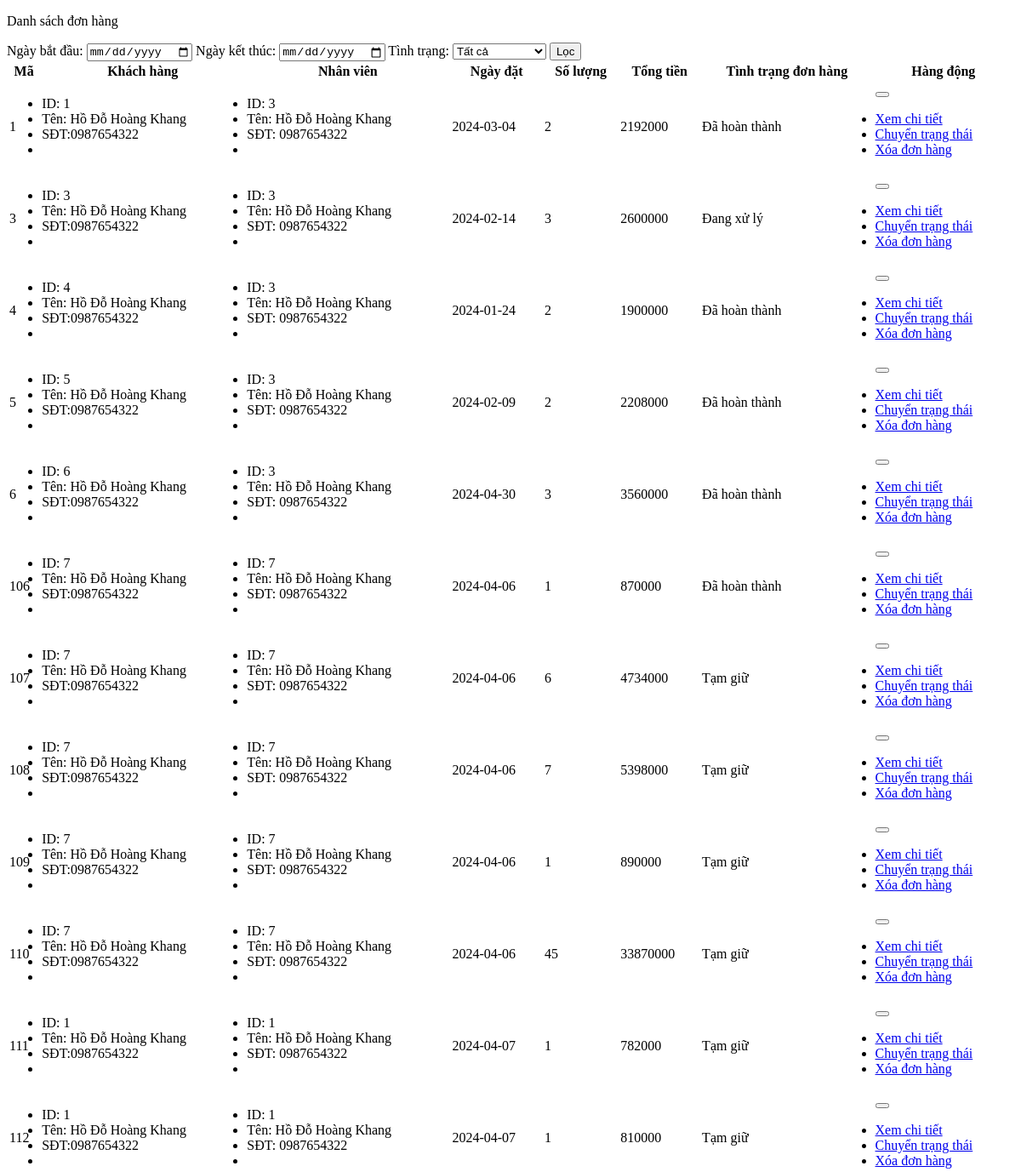
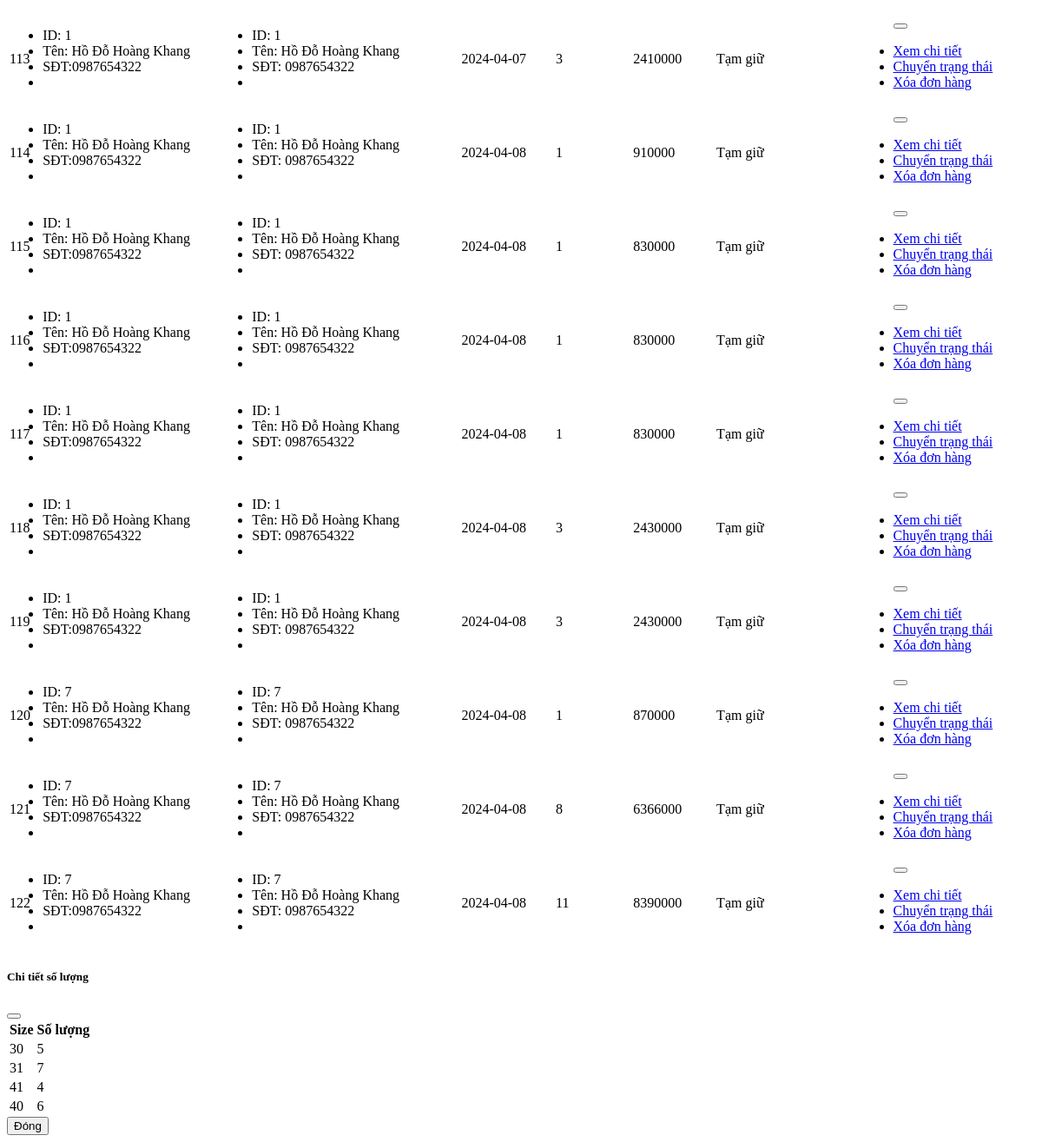
The page /admin/module/main/quanlydonhang.php on the database as committed earlier (2 pictures, top to bottom).
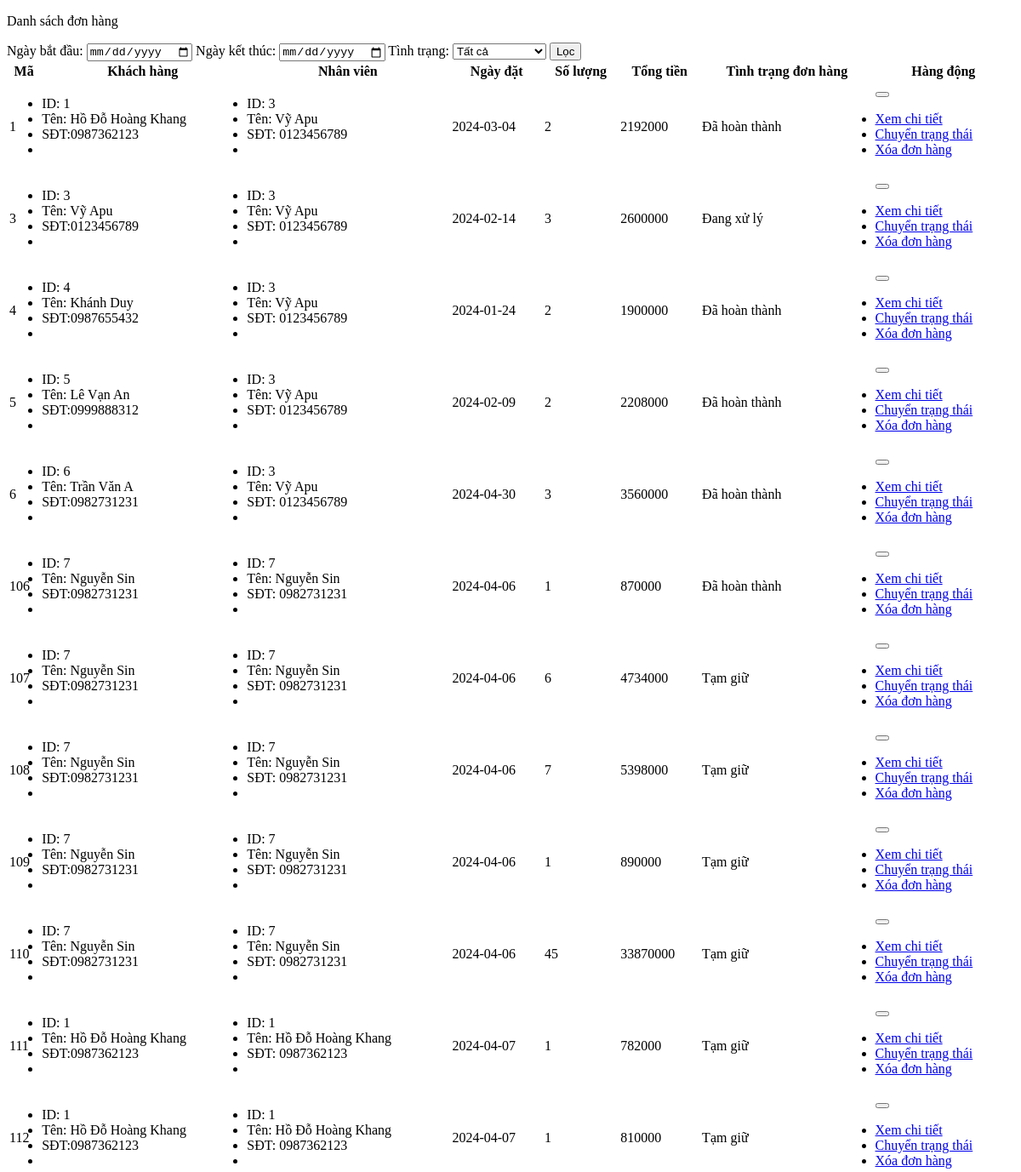
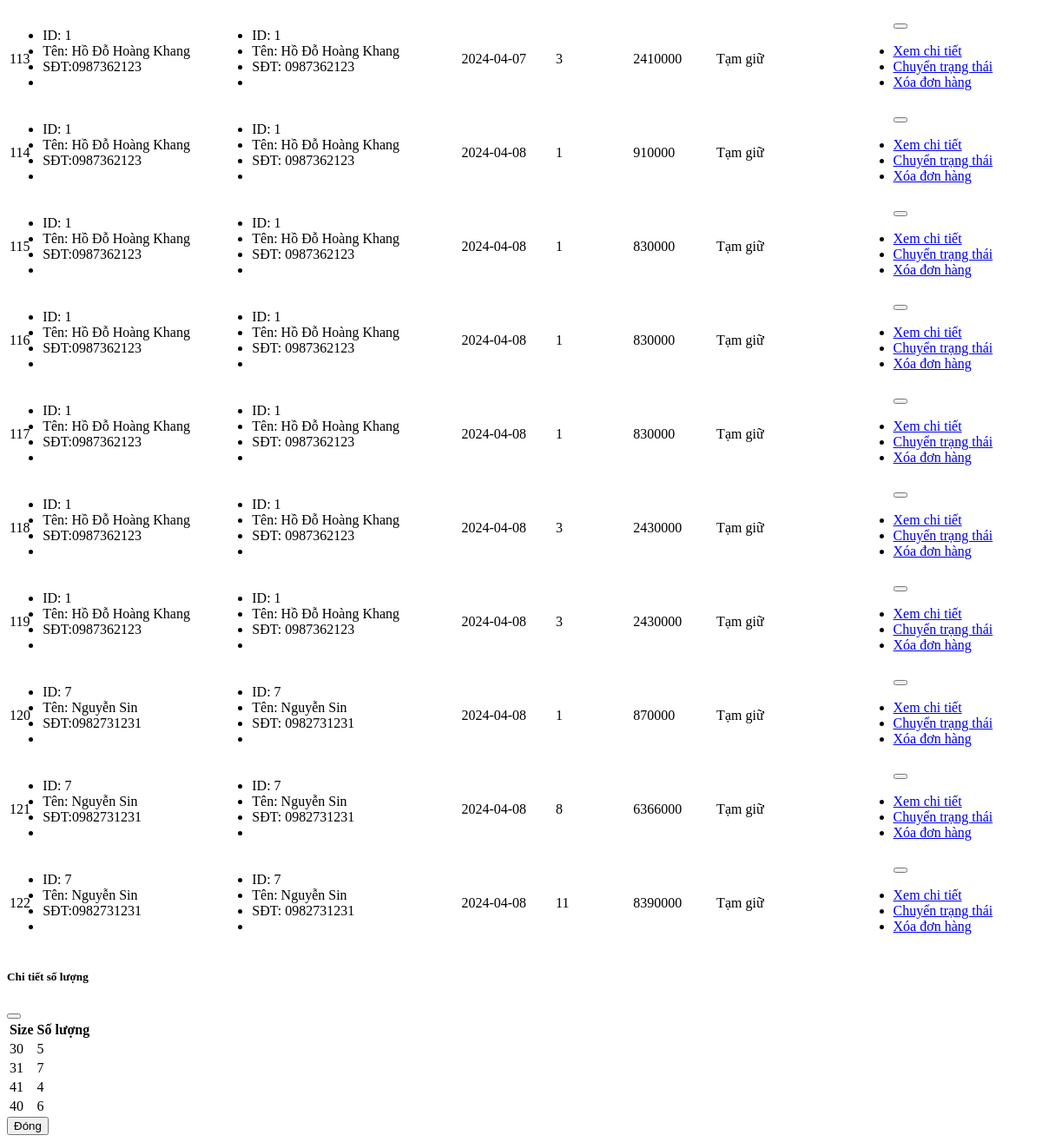
The same page on the database as committed later (2 pictures, top to bottom).
### tables this page shows
CREATE TABLE `phieuxuat` (
  `MaPX` int(11) NOT NULL,
  `MaNV` int(11) DEFAULT NULL,
  `MaKH` int(11) DEFAULT NULL,
  `NgayDatHang` date DEFAULT NULL,
  `TinhTrangDH` varchar(20) DEFAULT NULL,
  `TongTien` int(11) NOT NULL,
  `TongSoLuong` int(11) NOT NULL,
  `trangThai` int(1) NOT NULL
);

CREATE TABLE `user` (
  `Ma` int(11) NOT NULL,
  `TenDangNhap` varchar(255) DEFAULT NULL,
  `HoTen` varchar(255) DEFAULT NULL,
  `NgaySinh` date DEFAULT NULL,
  `SDT` varchar(11) DEFAULT NULL,
  `Email` varchar(255) DEFAULT NULL,
  `DiaChi` varchar(255) DEFAULT NULL,
  `GioiTinh` int(1) DEFAULT NULL
);

### admin/module/main/quanlydonhang.php (the view, shortened to what this page needs)
<?php
$conn = mysqli_connect("localhost", "root", "", "shoestore");
  $sql="SELECT
  px.MaPX,
  px.NgayDatHang,
  px.TinhTrangDH,
  px.TongTien,
  px.TongSoLuong,
  px.trangThai,
  khachhang.Ma as MaKH,
  khachhang.HoTen as HoTenKH,
  khachhang.SDT as SDTKH,
  nhanvien.Ma as MaNV,
  nhanvien.HoTen as HoTenNV,
  nhanvien.SDT as SDTNV
FROM phieuxuat px
INNER JOIN user khachhang ON px.MaKH = khachhang.Ma
INNER JOIN user nhanvien ON px.MaNV = nhanvien.Ma;";
$result = $conn->query($sql);
  ?>
<!DOCTYPE html>
<html lang="en">
<head>
</head>
<body>
<div class="tableBox ">
    <div class="tableTitle">
        <p>Danh sách đơn hàng</p>
        <div class="table-func">
            <div class="filter-container">
                <form action="index.php?danhmuc=quanlydonhang-timkiem" method="post">
                    Ngày bắt đầu: <input type="date" name="ngay_bat_dau">
                    Ngày kết thúc: <input type="date" name="ngay_ket_thuc">
                    <label>Tình trạng:</label>
                    <select name="tinh_trang">
                        <option value="">Tất cả</option>
                    </select>
                    <input type="submit" value="Lọc">
                </form>
            </div>
        </div>
    </div>
    <table id="myTable" class="table table-striped " style="width: 100%;">
        <thead>
            <tr>
                <th >Mã</th>
                <th>Khách hàng</th>
                <th>Nhân viên</th>
                <th>Ngày đặt</th>
                <th>Số lượng</th>
                <th>Tổng tiền</th>
                <th>Tình trạng đơn hàng</th>
                <th>Hàng động</th>
            </tr>
        </thead>
        <tbody>
        <?php
        while ($row = $result->fetch_assoc()) {
            if($row['trangThai'] == 1){
        ?>
      <tr>
        <td><?php echo $row['MaPX']; ?></td>
        <td>
                    <ul>
                        <li>ID: <?php echo $row['MaKH']; ?></li></li>
                        <li>Tên: <?php echo $row['HoTenKH']; ?> </li>
                        <li>SĐT:<?php echo $row['SDTKH']; ?></li>
                        <li></li>
                    </ul>
                </td>
                <td>
                    <ul>
                        <li>ID: <?php echo $row['MaNV']; ?></li></li>
                        <li>Tên: <?php echo $row['HoTenNV']; ?> </li>
                        <li>SĐT: <?php echo $row['SDTNV']; ?></li>
                        <li></li>
                    </ul>
                </td>
                <td><?php echo $row['NgayDatHang']; ?></td>
                <td><?php echo $row['TongSoLuong']; ?></td>
                <td><?php echo $row['TongTien']; ?></td>
                <td><?php echo $row['TinhTrangDH']; ?></td>
                <td>
                    <div class="dropdown" >
                        <button class="btn btn-secondary dropdown-toggle" type="button" id="dropdownMenuButton1" data-bs-toggle="dropdown" aria-expanded="false">
                        </button>
                        <ul class="dropdown-menu" aria-labelledby="dropdownMenuButton1" style="z-index: 2;">
                            <li><a class="dropdown-item" href="index.php?danhmuc=quanlydonhang-chitiet&id=<?php echo $row['MaPX']; ?>">Xem chi tiết</a></li>
                            <li><a class="dropdown-item" href="module/main/quanlydonhang-trangthai.php?id=<?php echo $row['MaPX']; ?>" onclick="return confirm('Bạn có chắc muốn xóa chuyển trạng thái đơn hàng?');" >Chuyển trạng thái</a></li>
                            <li><a class="dropdown-item" href="module/main/quanlydonhang-xoa.php?id=<?php echo $row['MaPX']; ?>" onclick="return confirm('Bạn có chắc muốn xóa đơn hàng?');" >Xóa đơn hàng</a></li>
                        </ul>
                    </div>
                </td>
      </tr>
    <?php } } ?>
        </tbody>
    </table>
</div>
<div class="modal fade" id="chitietsoluong" tabindex="-1" aria-labelledby="exampleModalLabel" aria-hidden="true">
  <div class="modal-dialog">
    <div class="modal-content"  style="">
      <div class="modal-header">
        <h5 class="modal-title" id="exampleModalLabel">Chi tiết số lượng</h5>
        <button type="button" class="btn-close" data-bs-dismiss="modal" aria-label="Close"></button>
      </div>
      <div class="modal-body">
        <table >
            <thead>
                <tr>
                    <th >Size</th>
                    <th>Số lượng</th>
                </tr>
            </thead>
            <tbody>
                <tr>
                    <td>30</td>
                    <td>5</td>
                </tr>
                <tr>
                    <td>31</td>
                    <td>7</td>
                </tr>
                <tr>
                    <td>41</td>
                    <td>4</td>
                </tr>
                <tr>
                    <td>40</td>
                    <td>6</td>
                </tr>
            </tbody>
        </table>
      </div>
      <div class="modal-footer">
        <button type="button" class="btn btn-secondary" data-bs-dismiss="modal">Đóng</button>
      </div>
    </div>
  </div>
</div>
</body>
</html>

Rows that differ between the two databases and show on the page:
changed through a linked row, phieuxuat id 1: MaKH.SDT "0987654322" → "0987362123"; MaNV.HoTen "Hồ Đỗ Hoàng Khang" → "Vỹ Apu"; MaNV.SDT "0987654322" → "0123456789"
changed through a linked row, phieuxuat "Đang xử lý": MaNV.HoTen "Hồ Đỗ Hoàng Khang" → "Vỹ Apu"; MaNV.SDT "0987654322" → "0123456789"
changed through a linked row, phieuxuat id 4: MaKH.HoTen "Hồ Đỗ Hoàng Khang" → "Khánh Duy"; MaKH.SDT "0987654322" → "0987655432"; MaNV.HoTen "Hồ Đỗ Hoàng Khang" → "Vỹ Apu"; MaNV.SDT "0987654322" → "0123456789"
changed through a linked row, phieuxuat id 5: MaKH.HoTen "Hồ Đỗ Hoàng Khang" → "Lê Vạn An"; MaKH.SDT "0987654322" → "0999888312"; MaNV.HoTen "Hồ Đỗ Hoàng Khang" → "Vỹ Apu"; MaNV.SDT "0987654322" → "0123456789"
changed through a linked row, phieuxuat id 6: MaKH.HoTen "Hồ Đỗ Hoàng Khang" → "Trần Văn A"; MaKH.SDT "0987654322" → "0982731231"; MaNV.HoTen "Hồ Đỗ Hoàng Khang" → "Vỹ Apu"; MaNV.SDT "0987654322" → "0123456789"
changed through a linked row, phieuxuat id 106: MaNV.HoTen "Hồ Đỗ Hoàng Khang" → "Nguyễn Sin"; MaNV.SDT "0987654322" → "0982731231"
changed through a linked row, phieuxuat id 107: MaNV.HoTen "Hồ Đỗ Hoàng Khang" → "Nguyễn Sin"; MaNV.SDT "0987654322" → "0982731231"
changed through a linked row, phieuxuat id 108: MaNV.HoTen "Hồ Đỗ Hoàng Khang" → "Nguyễn Sin"; MaNV.SDT "0987654322" → "0982731231"
changed through a linked row, phieuxuat id 109: MaNV.HoTen "Hồ Đỗ Hoàng Khang" → "Nguyễn Sin"; MaNV.SDT "0987654322" → "0982731231"
changed through a linked row, phieuxuat id 110: MaNV.HoTen "Hồ Đỗ Hoàng Khang" → "Nguyễn Sin"; MaNV.SDT "0987654322" → "0982731231"
changed through a linked row, phieuxuat id 111: MaNV.SDT "0987654322" → "0987362123"
changed through a linked row, phieuxuat id 112: MaNV.SDT "0987654322" → "0987362123"
changed through a linked row, phieuxuat id 113: MaNV.SDT "0987654322" → "0987362123"
changed through a linked row, phieuxuat id 114: MaNV.SDT "0987654322" → "0987362123"
changed through a linked row, phieuxuat id 115: MaNV.SDT "0987654322" → "0987362123"
changed through a linked row, phieuxuat id 116: MaNV.SDT "0987654322" → "0987362123"
changed through a linked row, phieuxuat id 117: MaNV.SDT "0987654322" → "0987362123"
changed through a linked row, phieuxuat id 118: MaNV.SDT "0987654322" → "0987362123"
changed through a linked row, phieuxuat id 119: MaNV.SDT "0987654322" → "0987362123"
changed through a linked row, phieuxuat id 120: MaNV.HoTen "Hồ Đỗ Hoàng Khang" → "Nguyễn Sin"; MaNV.SDT "0987654322" → "0982731231"
changed through a linked row, phieuxuat id 121: MaNV.HoTen "Hồ Đỗ Hoàng Khang" → "Nguyễn Sin"; MaNV.SDT "0987654322" → "0982731231"
changed through a linked row, phieuxuat id 122: MaNV.HoTen "Hồ Đỗ Hoàng Khang" → "Nguyễn Sin"; MaNV.SDT "0987654322" → "0982731231"
